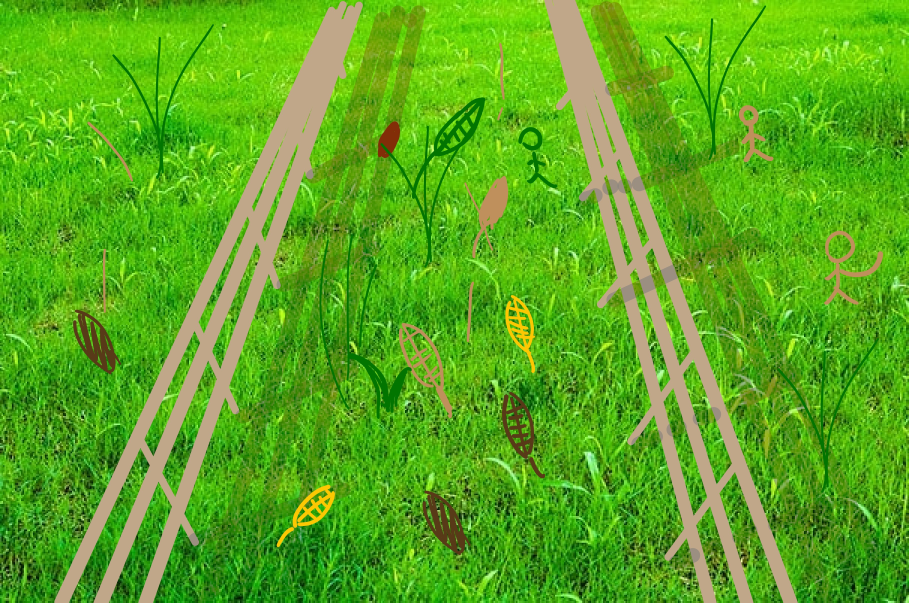
#> input picture road_plan/images/fence_terrible.jpg, 3636 x 2410 px (shown at 1/4 size)
$ python adjust.py
#> lines starting #> are read from the running program, lines starting #| are printed output that depends on the picture; after the words box and inside, x2 and y2 are one past the last pixel; in counts of white or black regions, pixels touching at a corner belong together
import cv2
import numpy as np

def show_img(windowName, img, size_x=800, size_y=600):
    cv2.namedWindow(windowName, cv2.WINDOW_NORMAL)
    cv2.resizeWindow(windowName, size_x, size_y)
    cv2.imshow(windowName, img)

def empty(v):
    pass

# 读取和调整图像大小
img = cv2.imread('images/fence_terrible.jpg')
#> img is the input picture: shape (2410, 3636, 3); mean B, G, R 30.9, 168.9, 90.4
img = cv2.resize(img, (0, 0), fx=2.5, fy=2.5)

# 创建窗口和滑动条
cv2.namedWindow('TrackBar')
cv2.resizeWindow('TrackBar', 640, 320)
cv2.createTrackbar('Hue Min', 'TrackBar', 0, 179, empty) # 色调
#> slider 'Hue Min' is set to 35
cv2.createTrackbar('Hue Max', 'TrackBar', 179, 179, empty)
cv2.createTrackbar('Sat Min', 'TrackBar', 0, 255, empty) # 饱和度
#> slider 'Sat Min' is set to 51
cv2.createTrackbar('Sat Max', 'TrackBar', 255, 255, empty)
cv2.createTrackbar('Val Min', 'TrackBar', 0, 255, empty) # 亮度
#> slider 'Val Min' is set to 51
cv2.createTrackbar('Val Max', 'TrackBar', 255, 255, empty)

# 转换成HSV值
hsv = cv2.cvtColor(img, cv2.COLOR_BGR2HSV)

while True:
    h_min = cv2.getTrackbarPos('Hue Min', 'TrackBar')
    h_max = cv2.getTrackbarPos('Hue Max', 'TrackBar')
    s_min = cv2.getTrackbarPos('Sat Min', 'TrackBar')
    s_max = cv2.getTrackbarPos('Sat Max', 'TrackBar')
    v_min = cv2.getTrackbarPos('Val Min', 'TrackBar')
    v_max = cv2.getTrackbarPos('Val Max', 'TrackBar')

    print(h_min, h_max, s_min, s_max, v_min, v_max)

    # 创建掩膜
    lower = np.array([h_min, s_min, v_min])
    upper = np.array([h_max, s_max, v_max])
    mask = cv2.inRange(hsv, lower, upper)
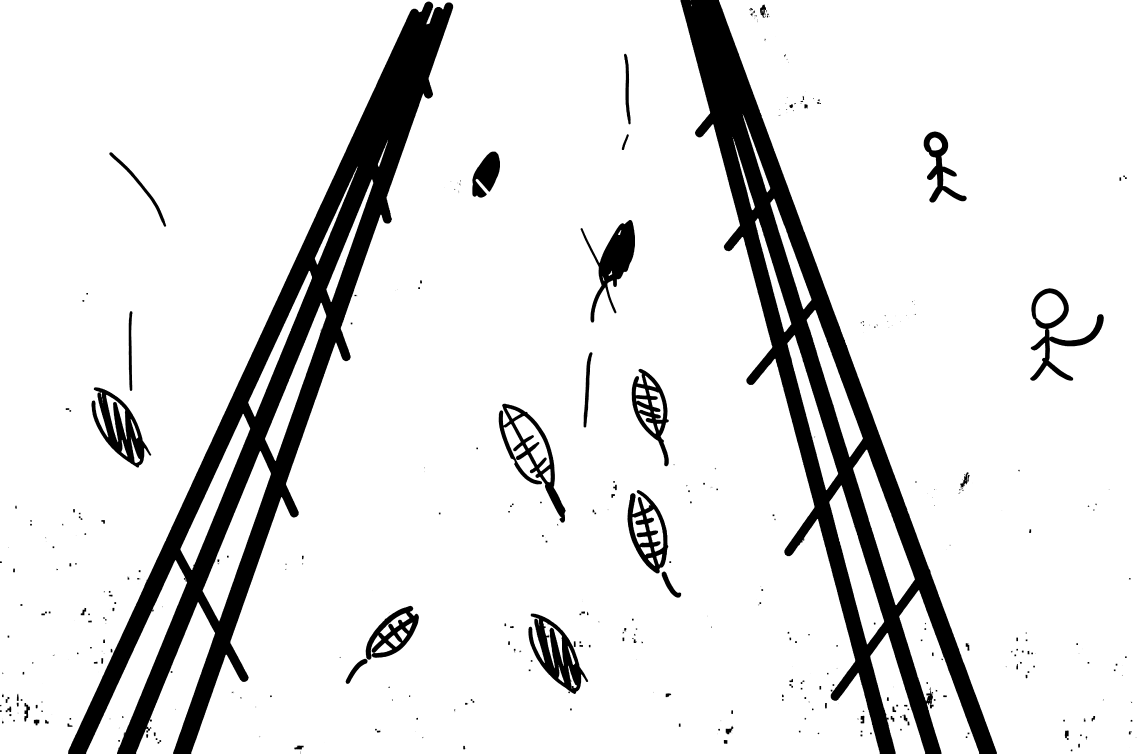
#> mask: shape (6025, 9090) (shown at 1/8 size); 88.3% white; 699 black regions (360 under 20 px), largest, box (x1, y1, x2, y2) and area: (545, 12, 3625, 6025) 2747459, (5444, 0, 7975, 6025) 2562471, (4227, 4909, 4705, 5552) 120741
    result = cv2.bitwise_and(img, img, mask=mask)

    # 显示图像
    show_img('Original', img)
    show_img('HSV', hsv)
    show_img('Mask', mask)
    show_img('Result', result)

    if cv2.waitKey(1) & 0xFF == ord('q'):
#> (key q is pressed here)
        break

cv2.destroyAllWindows()

$ run again, with road_plan/images/1723384781698.jpg copied over road_plan/images/fence_terrible.jpg
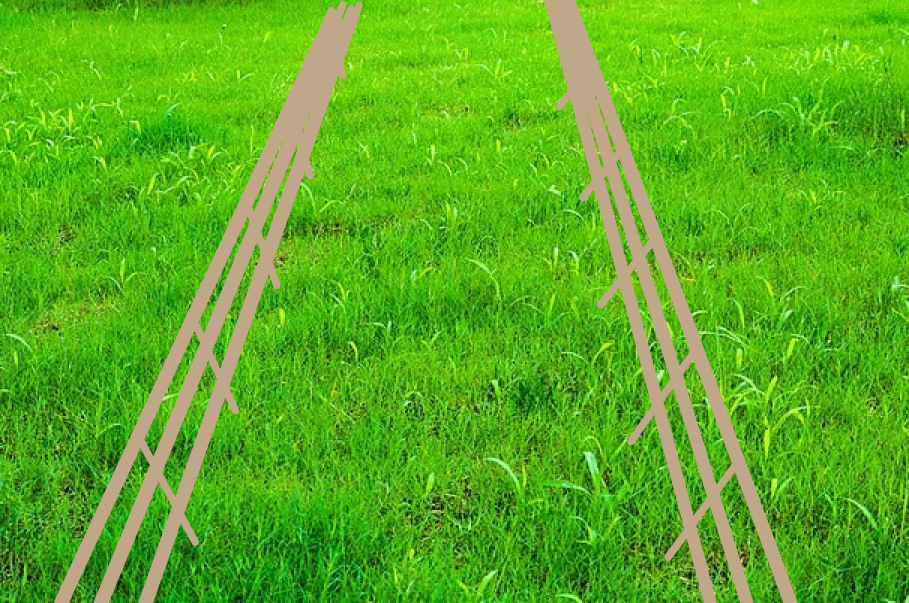
#> input picture road_plan/images/1723384781698.jpg, 3636 x 2410 px (shown at 1/4 size)
#> img is the input picture: shape (2410, 3636, 3); mean B, G, R 30.6, 174.4, 90.1
#> `mask = cv2.inRange(hsv, lower, upper)`:
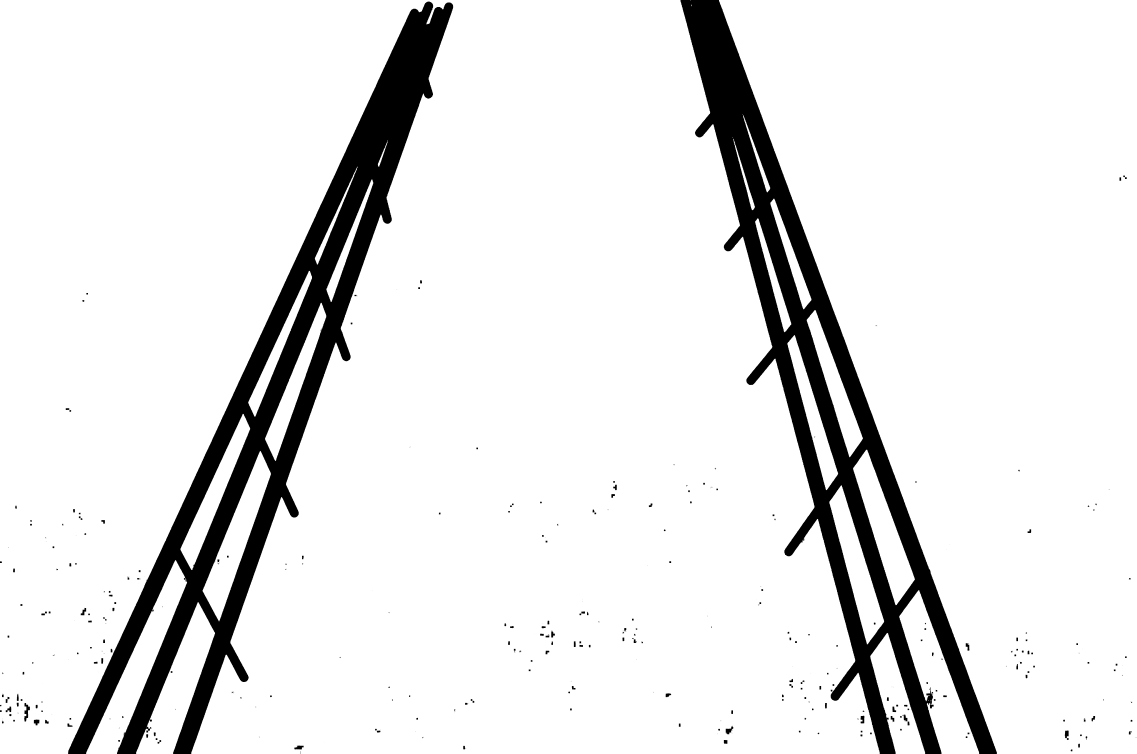
#> mask: shape (6025, 9090) (shown at 1/8 size); 90.2% white; 544 black regions (259 under 20 px), largest, box (x1, y1, x2, y2) and area: (545, 12, 3625, 6025) 2747873, (5444, 0, 7975, 6025) 2564100, (194, 5624, 239, 5772) 3319
